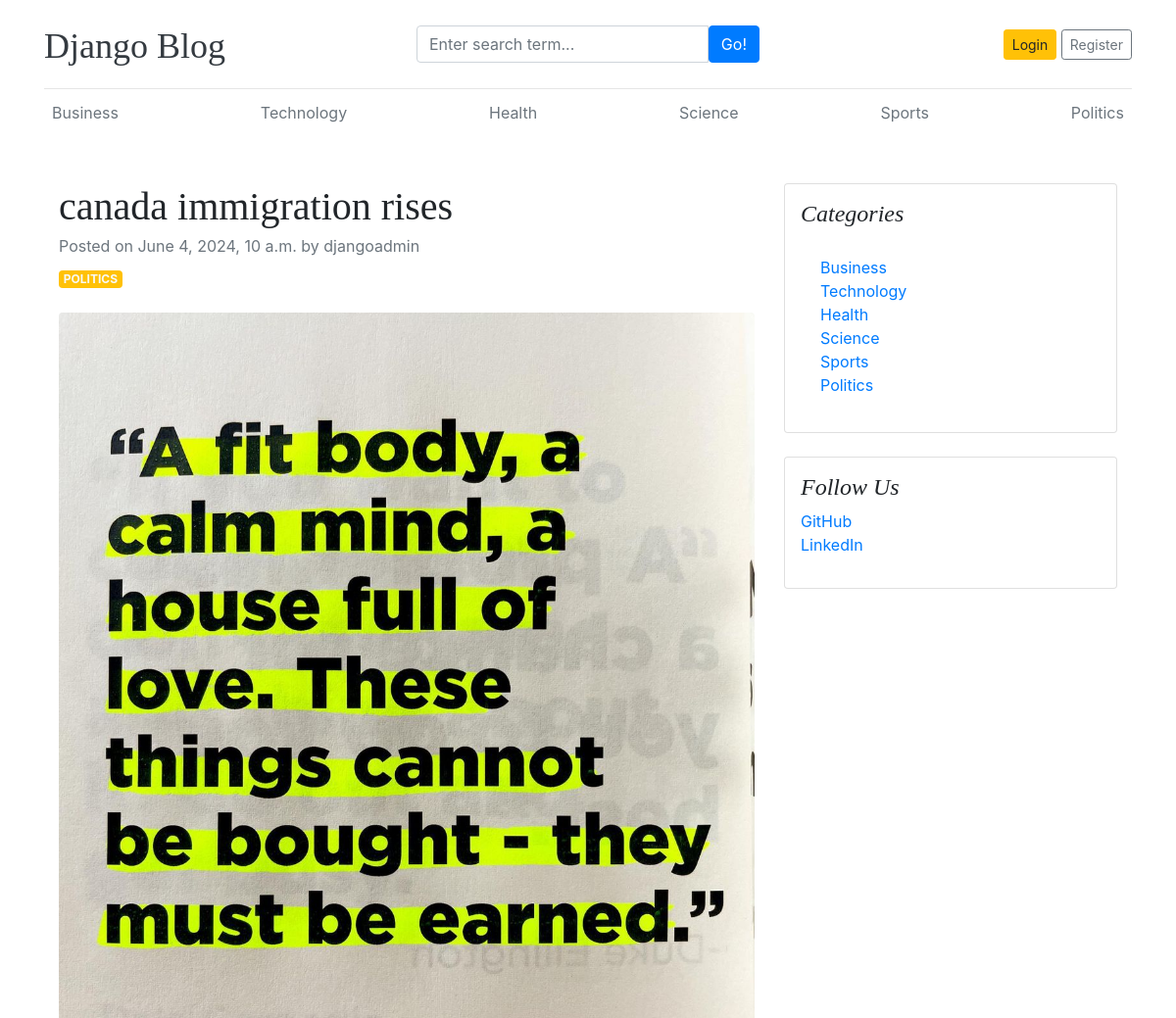
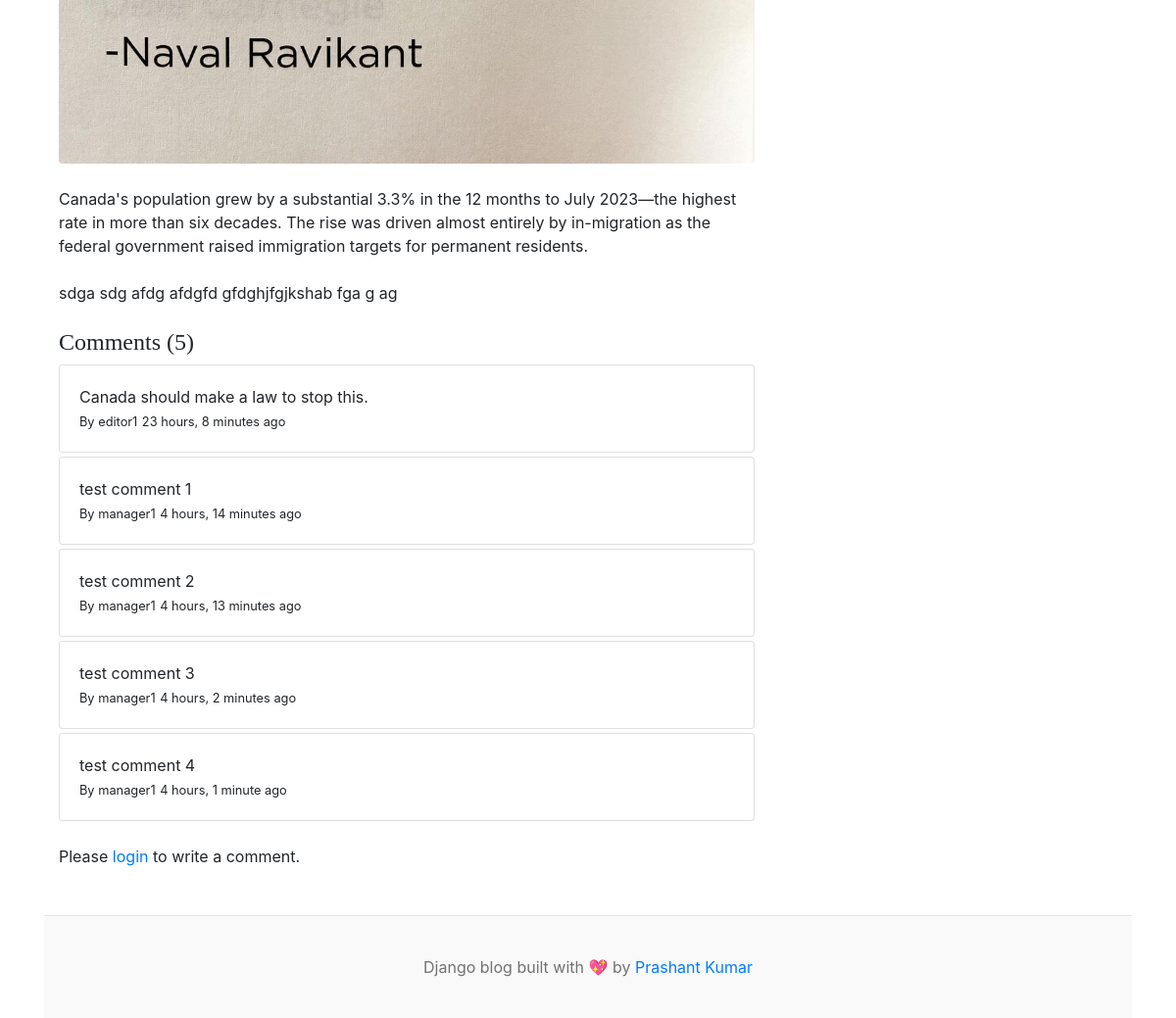
Page /blogs/canada-winter/ on the committed database (2 pictures, top to bottom).
### blogs/models.py (models this page shows, shortened)
class Category(models.Model):
    category_name = models.CharField(max_length=50, unique=True)
    created_at = models.DateTimeField(auto_now_add=True)
    updated_at = models.DateTimeField(auto_now=True)
    class Meta:
        verbose_name_plural = 'Categories'
    def __str__(self):
        return self.category_name

class Blog(models.Model):
    title = models.CharField(max_length=100)
    slug = models.SlugField(max_length=150, unique=True, blank=True)
    category = models.ForeignKey(Category, on_delete=models.CASCADE)
    author = models.ForeignKey(User, on_delete=models.CASCADE)
    featured_image = models.ImageField(upload_to='uploads/%Y/%m/%d')
    short_description = models.TextField(max_length=500)
    blog_body = models.TextField(max_length=2000)
    status = models.CharField(max_length=20 , choices=STATUS_CHOICES, default='draft')
    is_featured = models.BooleanField(default=False)
    created_at = models.DateTimeField(editable=False)
    updated_at = models.DateTimeField()
    class Meta:
        verbose_name = 'Blog'
        verbose_name_plural = 'Blogs'

class Comment(models.Model):
    user = models.ForeignKey(User, on_delete=models.CASCADE)
    blog = models.ForeignKey(Blog, on_delete=models.CASCADE)
    comment = models.TextField(max_length=250)
    created_at = models.DateTimeField(editable=False)
    updated_at = models.DateTimeField()
    def __str__(self):
        return self.comment

class SocialLink(models.Model):
    platform = models.CharField(max_length=25)
    link = models.URLField(max_length=150)
    created_at = models.DateTimeField(auto_now_add=True)
    updated_at = models.DateTimeField(auto_now=True)
    class Meta:
        verbose_name_plural = 'SocialLinks'

### blogs/views.py (the view, shortened to what this page needs)
# urls.py: path('blogs/<slug:slug>/', BlogsView.blogs, name='blogs'),
def blogs(request, slug):
    single_blog = get_object_or_404(Blog, slug=slug, status='published')
    comments = Comment.objects.filter(blog=single_blog)
    comments_count = comments.count()
    context = {
        'single_blog':single_blog,
        'comments':comments,
        'comments_count':comments_count
    }
    return render(request, 'blogs.html', context)

### blogs/context_processors.py (called while the page is built)
def get_categories(request):
    categories = Category.objects.all().order_by('-updated_at')
    return {'categories':categories}

def get_social_links(request):
    social_links = SocialLink.objects.all()
    return {'social_links':social_links}

### templates/blogs.html
{% extends '_base.html' %}
{% block content %}
<div class="container mt-5">
    <div class="row">
        <div class="col-lg-8">
            <article>
                <header class="mb-4">
                    <h1 class="fw-bolder mb-1">{{single_blog.title}}</h1>
                    <div class="text-muted fst-italic mb-2">Posted on {{single_blog.created_at}} by {{single_blog.author}}</div>
                    <a class="badge bg-warning text-decoration-none text-light text-uppercase" href="#!">{{single_blog.category}}</a>
                </header>
                <figure class="mb-4"><img class="img-fluid rounded" src="{{single_blog.featured_image.url}}" alt="..." /></figure>
                <section class="mb-5">
                    <p class="fs-5 mb-4">{{single_blog.short_description}}</p>
                    <p class="fs-5 mb-4">{{single_blog.blog_body}}</p>
                    <h4>Comments ({{comments_count}})</h4>
                    {% if comments %}
                        {% for comment in comments %}
                        <div class="card mt-1">
                            <div class="card-body">
                                <p class="card-text mb-0">{{ comment }}</p>
                                <span>
                                    <small>By {{comment.user}}</small>
                                    <small>{{comment.created_at|timesince}} ago</small>
                                </span>
                            </div>
                        </div>
                        {% endfor %}
                    {% else %}
                    No comments yet
                    {% endif %}
                    <br>
                    {% if user.is_authenticated %}
                    <div class="form-group">
                        <form action="" method="POST">
                            {% csrf_token %}
                            <div class="form-group">
                                <textarea name="comment" placeholder="Write your comment" class="form-control"></textarea>
                                <input type="submit" value="Submit" class="btn btn-primary mt-2">
                            </div>
                        </form>
                    </div>
                    {% else %}
                    <p>Please <a href="{% url 'login' %}">login</a> to write a comment.</p>
                    {% endif %}
                </section>
            </article>
        </div>
        <div class="col-lg-4">
            <div class="card mb-4 p-3">
                <h4 class="font-italic">Categories</h4>
                <div class="card-body">
                    <div class="row">
                        <div class="col-sm-6">
                            <ul class="list-unstyled mb-0">
                                {% for cat in categories %}
                                <li><a href="{% url 'post_by_category' cat.id %}">{{cat.category_name}}</a></li>
                                {% endfor %}
                            </ul>
                        </div>
                    </div>
                </div>
            </div>
            {% if social_links %}
            <div class="card mb-4 p-3">
                <h4 class="font-italic">Follow Us</h4>
                <ol class="list-unstyled">
                    {% for link in social_links %}
                    <li><a href="{{link.link}}" target="_blank">{{link.platform}}</a></li>
                    {% endfor %}
                </ol>
            </div>
            {% endif %}
        </div>
    </div>
</div>
{% endblock content %}

### templates/_base.html (shortened to what this page needs)
{% load static %}
<!DOCTYPE html>
<html lang="en" style="overflow-y: scroll;">
<head>
    <link href="https://getbootstrap.com/docs/4.0/dist/css/bootstrap.min.css" rel="stylesheet">
    <link href="{% static 'css/blog.css' %}" rel="stylesheet">
    <link rel="stylesheet" href="https://cdnjs.cloudflare.com/ajax/libs/font-awesome/4.7.0/css/font-awesome.min.css">
  </head>
<body>
    <div class="container">
      <header class="blog-header py-3">
        <div class="row flex-nowrap justify-content-between align-items-center">
          <div class="col-4 pt-1">
            <a class="blog-header-logo text-dark" href="/">Django Blog</a>
          </div>
          <div class="col-4">
            <form action="{% url 'search' %}" method="GET">
              <div class="input-group">
                <input class="form-control" name="keyword" value="{{keyword}}" type="text" placeholder="Enter search term..." aria-label="Enter search term..." aria-describedby="button-search" />
                <button type="submit" class="btn btn-primary" id="button-search" type="button">Go!</button>
            </div>
            </form>
          </div>
          <div class="col-4 d-flex justify-content-end align-items-center">
            {% if not user.is_authenticated %}
            <a class="btn btn-sm btn-warning" href="{% url 'login' %}">Login</a> &nbsp;
            <a class="btn btn-sm btn-outline-secondary" href="{% url 'register' %}">Register</a>
            {% else %}
            <span><a href="{% url 'dashboard' %}">Dashboard</a></span>
            &emsp;
            <span><a href="{% url 'logout' %}">Logout</a></span>
            {% endif %}
          </div>
        </div>
      </header>
      <div class="nav-scroller py-1 mb-2">
        <nav class="nav d-flex justify-content-between">
          {% for i in categories %}
          <a class="p-2 text-muted" href="{% url 'post_by_category' i.id %}">{{ i.category_name }}</a>
          {% endfor %}
        </nav>
      </div>
{% block content %}
{% endblock content %}
<footer class="blog-footer">
    <p>Django blog built with 💖 by <a href="#">Prashant Kumar</a></p>
</footer>
</body>
</html>

### blog_main/static/css/blog.css (style rules this page uses)
.blog-header { border-bottom: 1px solid #e5e5e5; }
.blog-header-logo { font-family: "Playfair Display", Georgia, "Times New Roman", serif; font-size: 2.25rem; }
h1, h2, h3, h4, h5, h6 { font-family: "Playfair Display", Georgia, "Times New Roman", serif; }
.blog-footer { padding: 2.5rem 0; color: #727272; text-align: center; background-color: #f9f9f9; border-top: .05rem solid #e5e5e5; }
.blog-footer p:last-child { margin-bottom: 0; }

### rows in the picture
Category: category_name "Business"
Category: category_name "Technology"
Category: category_name "Health"
Category: category_name "Science"
Category: category_name "Sports"
Category: category_name "Politics"
Blog: title "canada immigration rises", created_at "June 4, 2024, 10 a.m.", author "djangoadmin", category "POLITICS", featured_image (picture), short_description "Canada's population grew by a substantial 3.3% in the 12 months to July 2023—the highest rate in more than six decades. The rise was driven almost entirely by in-migration as the federal government raised immigration targets for permanent residents.", blog_body "sdga sdg afdg afdgfd gfdghjfgjkshab fga g ag"
Comment: comment "Canada should make a law to stop this.", user "editor1", created_at "23 hours, 8 minutes"
Comment: comment "test comment 1", user "manager1", created_at "4 hours, 14 minutes"
Comment: comment "test comment 2", user "manager1", created_at "4 hours, 13 minutes"
Comment: comment "test comment 3", user "manager1", created_at "4 hours, 2 minutes"
Comment: comment "test comment 4", user "manager1", created_at "4 hours, 1 minute"
SocialLink: platform "GitHub"
SocialLink: platform "LinkedIn"

### other values in the picture
{{ comments_count }} "5"
